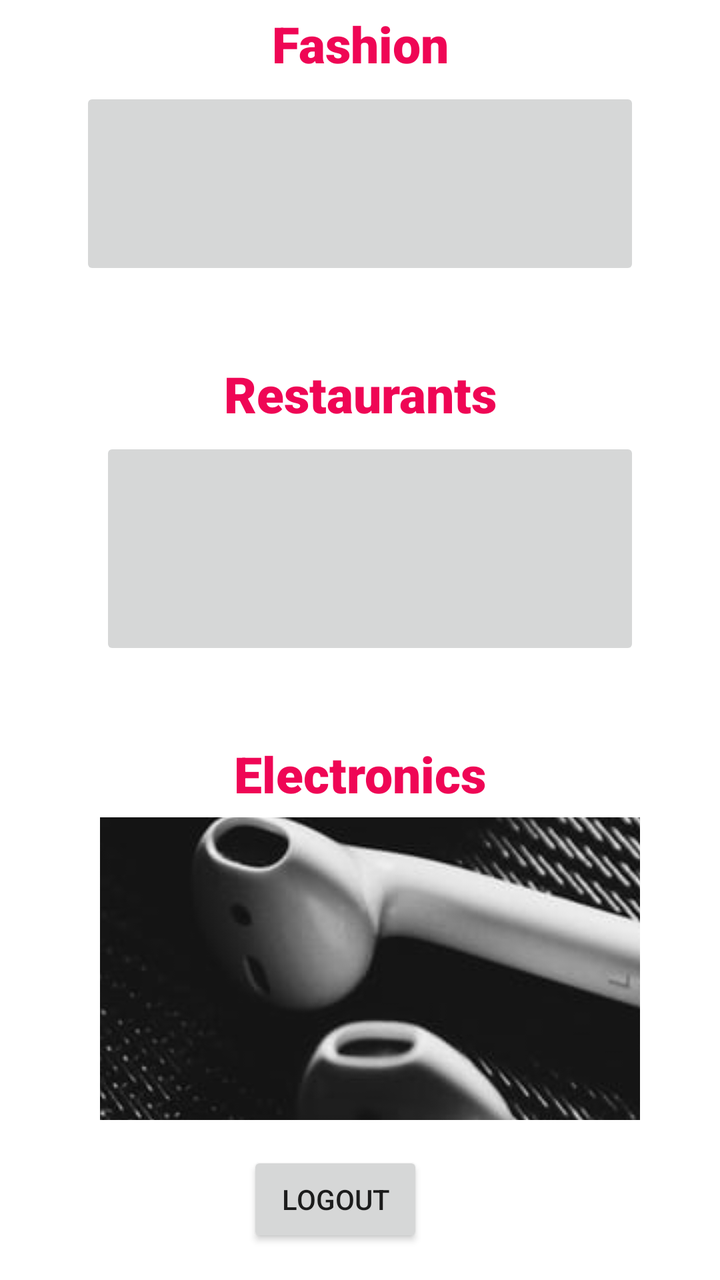
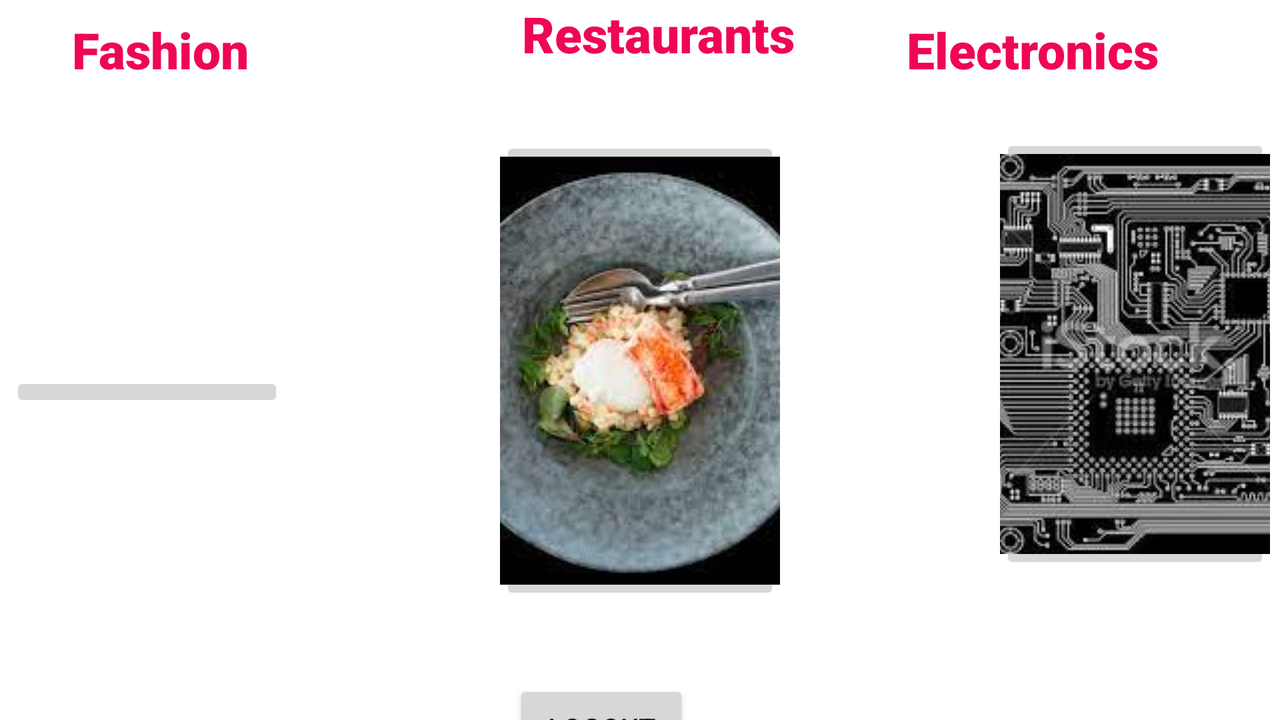

First picture: res/layout/ on a phone held upright. Second picture: the repository's own variant of that layout, on a device whose configuration matches the variant's folder. Source for both follows.
<!-- AndroidManifest.xml: application theme Theme.MartketPlace -->
<!-- res/layout/activity_main.xml -->
<?xml version="1.0" encoding="utf-8"?>
<androidx.constraintlayout.widget.ConstraintLayout xmlns:android="http://schemas.android.com/apk/res/android"
    xmlns:app="http://schemas.android.com/apk/res-auto"
    xmlns:tools="http://schemas.android.com/tools"
    android:layout_width="match_parent"
    android:layout_height="match_parent"
    tools:context=".MainActivity">


    <TextView
        android:id="@+id/textView"
        android:layout_width="wrap_content"
        android:layout_height="wrap_content"
        android:layout_marginTop="5dp"
        android:text="@string/fashion"
        android:textColor="@color/red"
        android:textSize="25sp"
        android:fontFamily="sans-serif-black"
        app:layout_constraintEnd_toEndOf="parent"
        app:layout_constraintStart_toStartOf="parent"
        app:layout_constraintTop_toTopOf="parent" />

    <ImageButton
        android:id="@+id/FashionButton"
        android:layout_width="0dp"
        android:layout_height="0dp"
        android:contentDescription="@string/fashion"
        android:layout_marginStart="40dp"
        android:layout_marginTop="5dp"
        android:layout_marginEnd="40dp"
        android:layout_marginBottom="500dp"
        app:layout_constraintBottom_toBottomOf="parent"
        app:layout_constraintEnd_toEndOf="parent"
        app:layout_constraintHorizontal_bias="1.0"
        app:layout_constraintStart_toStartOf="parent"
        app:layout_constraintTop_toBottomOf="@+id/textView"
        app:layout_constraintVertical_bias="0.0"
        app:srcCompat="@drawable/fashion" />

    <TextView
        android:id="@+id/textView1"
        android:layout_width="wrap_content"
        android:layout_height="wrap_content"
        android:layout_marginTop="180dp"
        android:text="@string/restaurants"
        android:textColor="@color/red"
        android:textSize="25sp"
        android:fontFamily="sans-serif-black"
        app:layout_constraintEnd_toEndOf="parent"
        app:layout_constraintStart_toStartOf="parent"
        app:layout_constraintTop_toTopOf="parent" />

    <ImageButton
        android:id="@+id/RestaurantButton"
        android:layout_width="0dp"
        android:layout_height="0dp"
        android:contentDescription="@string/fashion"
        android:layout_marginStart="50dp"
        android:layout_marginTop="180dp"
        android:layout_marginEnd="40dp"
        android:layout_marginBottom="310dp"
        app:layout_constraintBottom_toBottomOf="parent"
        app:layout_constraintEnd_toEndOf="parent"
        app:layout_constraintHorizontal_bias="1.0"
        app:layout_constraintStart_toStartOf="parent"
        app:layout_constraintTop_toBottomOf="@+id/textView"
        app:layout_constraintVertical_bias="0.0"
        app:srcCompat="@drawable/rest" />

    <TextView
        android:id="@+id/textView2"
        android:layout_width="wrap_content"
        android:layout_height="wrap_content"
        android:layout_marginTop="370dp"
        android:text="@string/electronics"
        android:textColor="@color/red"
        android:textSize="25sp"
        android:fontFamily="sans-serif-black"
        app:layout_constraintEnd_toEndOf="parent"
        app:layout_constraintStart_toStartOf="parent"
        app:layout_constraintTop_toTopOf="parent" />

    <ImageButton
        android:id="@+id/ElectronicsButton"
        android:layout_width="0dp"
        android:layout_height="0dp"
        android:contentDescription="@string/electronics"
        android:layout_marginStart="50dp"
        android:layout_marginTop="370dp"
        android:layout_marginEnd="40dp"
        android:layout_marginBottom="80dp"
        app:layout_constraintBottom_toBottomOf="parent"
        app:layout_constraintEnd_toEndOf="parent"
        app:layout_constraintHorizontal_bias="1.0"
        app:layout_constraintStart_toStartOf="parent"
        app:layout_constraintTop_toBottomOf="@+id/textView"
        app:layout_constraintVertical_bias="0.0"
        app:srcCompat="@drawable/electroncs" />

    <Button
        android:id="@+id/logout"
        android:layout_width="wrap_content"
        android:layout_height="wrap_content"
        android:layout_marginStart="146dp"
        android:layout_marginEnd="171dp"
        android:layout_marginBottom="1dp"
        android:text="logout"
        app:layout_constraintBottom_toBottomOf="parent"
        app:layout_constraintEnd_toEndOf="parent"
        app:layout_constraintStart_toStartOf="parent"
        app:layout_constraintTop_toBottomOf="@+id/ElectronicsButton" />

</androidx.constraintlayout.widget.ConstraintLayout>
<!-- resources referenced by this layout -->
<resources>
  <color name="red">#EF0655</color>
  <!-- drawable electroncs: jpeg bitmap (drawable, 55094 bytes) -->
  <string name="electronics">Electronics</string>
  <string name="fashion">Fashion</string>
  <string name="restaurants">Restaurants</string>
  <style name="Theme.MartketPlace" parent="Theme.MaterialComponents.DayNight.DarkActionBar">
          
          <item name="colorPrimary">@color/redish</item>
          <item name="colorPrimaryVariant">@color/red</item>
          <item name="colorOnPrimary">@color/white</item>
          
          <item name="colorSecondary">@color/teal_200</item>
          <item name="colorSecondaryVariant">@color/teal_700</item>
          <item name="colorOnSecondary">@color/black</item>
          
          <item name="android:statusBarColor" tools:targetApi="l">?attr/colorPrimaryVariant</item>
          
      </style>
  <color name="redish">#E3447A</color>
  <color name="white">#FFFFFFFF</color>
  <color name="teal_200">#FF03DAC5</color>
  <color name="teal_700">#FF018786</color>
  <color name="black">#FF000000</color>
</resources>
<!-- res/layout-land/activity_main.xml (the author's variant of the layout above) -->
<!-- drawn on the phone turned sideways -->
<?xml version="1.0" encoding="utf-8"?>
<androidx.constraintlayout.widget.ConstraintLayout xmlns:android="http://schemas.android.com/apk/res/android"
    xmlns:app="http://schemas.android.com/apk/res-auto"
    xmlns:tools="http://schemas.android.com/tools"
    android:layout_width="match_parent"
    android:layout_height="match_parent">

    <TextView
        android:id="@+id/textView"
        android:layout_width="wrap_content"
        android:layout_height="wrap_content"
        android:layout_marginTop="8dp"
        android:fontFamily="sans-serif-black"
        android:text="@string/fashion"
        android:textColor="@color/red"
        android:textSize="25sp"
        app:layout_constraintEnd_toEndOf="parent"
        app:layout_constraintHorizontal_bias="0.065"
        app:layout_constraintStart_toStartOf="parent"
        app:layout_constraintTop_toTopOf="parent" />

    <ImageButton
        android:id="@+id/FashionButton"
        android:layout_width="0dp"
        android:layout_height="wrap_content"
        android:layout_marginStart="5dp"
        android:layout_marginEnd="498dp"
        android:layout_marginBottom="10dp"
        android:contentDescription="@string/Buy"
        app:layout_constraintBottom_toBottomOf="parent"
        app:layout_constraintEnd_toEndOf="parent"
        app:layout_constraintHorizontal_bias="0.0"
        app:layout_constraintStart_toStartOf="parent"
        app:layout_constraintTop_toBottomOf="@+id/textView"
        app:srcCompat="@drawable/fash" />

    <TextView
        android:id="@+id/textView1"
        android:layout_width="wrap_content"
        android:layout_height="wrap_content"
        android:fontFamily="sans-serif-black"
        android:text="@string/restaurants"
        android:textColor="@color/red"
        android:textSize="25sp"
        app:layout_constraintEnd_toEndOf="parent"
        app:layout_constraintHorizontal_bias="0.518"
        app:layout_constraintStart_toStartOf="parent"
        app:layout_constraintTop_toTopOf="parent" />


    <ImageButton
        android:id="@+id/RestaurantButton"
        android:layout_width="0dp"
        android:layout_height="wrap_content"
        android:layout_marginStart="250dp"
        android:layout_marginEnd="250dp"
        android:layout_marginBottom="10dp"
        android:contentDescription="@string/Buy"
        app:layout_constraintBottom_toBottomOf="parent"
        app:layout_constraintEnd_toEndOf="parent"
        app:layout_constraintHorizontal_bias="1.0"
        app:layout_constraintStart_toStartOf="parent"
        app:layout_constraintTop_toBottomOf="@+id/textView"
        app:layout_constraintVertical_bias="0.358"
        app:srcCompat="@drawable/foods" />

    <TextView
        android:id="@+id/textView2"
        android:layout_width="wrap_content"
        android:layout_height="wrap_content"
        android:layout_marginTop="8dp"
        android:fontFamily="sans-serif-black"
        android:text="@string/electronics"
        android:textColor="@color/red"
        android:textSize="25sp"
        app:layout_constraintBottom_toTopOf="@+id/ElectronicsButton"
        app:layout_constraintEnd_toEndOf="parent"
        app:layout_constraintHorizontal_bias="0.882"
        app:layout_constraintStart_toStartOf="parent"
        app:layout_constraintTop_toTopOf="parent"
        app:layout_constraintVertical_bias="0.0" />

    <ImageButton
        android:id="@+id/ElectronicsButton"
        android:layout_width="0dp"
        android:layout_height="wrap_content"
        android:layout_marginStart="500dp"
        android:layout_marginEnd="5dp"
        android:layout_marginBottom="10dp"
        android:contentDescription="@string/Buy"
        android:maxHeight="100dp"
        app:layout_constraintBottom_toBottomOf="parent"
        app:layout_constraintEnd_toEndOf="parent"
        app:layout_constraintHorizontal_bias="0.0"
        app:layout_constraintStart_toStartOf="parent"
        app:layout_constraintTop_toBottomOf="@+id/textView"
        app:layout_constraintVertical_bias="0.286"
        app:srcCompat="@drawable/electr" />

    <Button
        android:id="@+id/logout"
        android:layout_width="wrap_content"
        android:layout_height="wrap_content"
        android:layout_marginTop="340dp"
        android:text="logout"
        app:layout_constraintEnd_toEndOf="parent"
        app:layout_constraintHorizontal_bias="0.465"
        app:layout_constraintStart_toStartOf="parent"
        app:layout_constraintTop_toTopOf="parent" />

</androidx.constraintlayout.widget.ConstraintLayout>
<!-- resources referenced by the variant -->
<!-- as the phone turned sideways resolves them -->
<resources>
  <color name="red">#EF0655</color>
  <!-- drawable electr: jpeg bitmap (drawable, 17055 bytes) -->
  <!-- drawable foods: jpeg bitmap (drawable, 7045 bytes) -->
  <string name="Buy">buy</string>
  <string name="electronics">Electronics</string>
  <string name="fashion">Fashion</string>
  <string name="restaurants">Restaurants</string>
  <style name="Theme.MartketPlace" parent="Theme.MaterialComponents.DayNight.DarkActionBar">
          
          <item name="colorPrimary">@color/redish</item>
          <item name="colorPrimaryVariant">@color/red</item>
          <item name="colorOnPrimary">@color/white</item>
          
          <item name="colorSecondary">@color/teal_200</item>
          <item name="colorSecondaryVariant">@color/teal_700</item>
          <item name="colorOnSecondary">@color/black</item>
          
          <item name="android:statusBarColor" tools:targetApi="l">?attr/colorPrimaryVariant</item>
          
      </style>
  <color name="redish">#E3447A</color>
  <color name="white">#FFFFFFFF</color>
  <color name="teal_200">#FF03DAC5</color>
  <color name="teal_700">#FF018786</color>
  <color name="black">#FF000000</color>
</resources>
